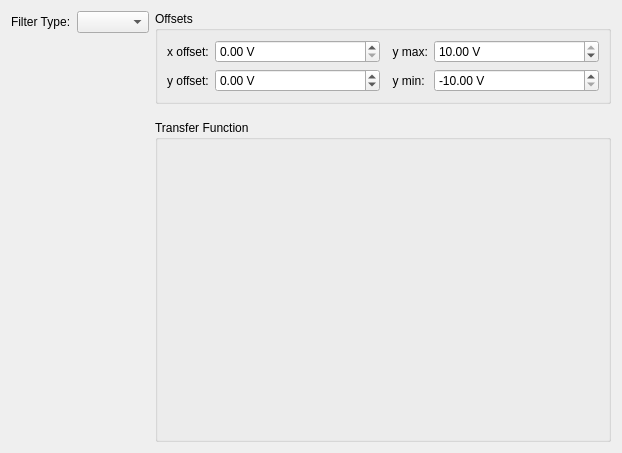
<?xml version="1.0" encoding="UTF-8"?>
<ui version="4.0">
 <class>iirView</class>
 <widget class="QWidget" name="iirView">
  <property name="geometry">
   <rect>
    <x>0</x>
    <y>0</y>
    <width>622</width>
    <height>453</height>
   </rect>
  </property>
  <property name="windowTitle">
   <string>Form</string>
  </property>
  <layout class="QHBoxLayout" name="horizontalLayout">
   <item>
    <layout class="QVBoxLayout" name="filterParamsLayout">
     <property name="sizeConstraint">
      <enum>QLayout::SetDefaultConstraint</enum>
     </property>
     <item>
      <layout class="QHBoxLayout" name="filterComboLayout">
       <item>
        <widget class="QLabel" name="filterTypeLabel">
         <property name="sizePolicy">
          <sizepolicy hsizetype="Maximum" vsizetype="Preferred">
           <horstretch>0</horstretch>
           <verstretch>0</verstretch>
          </sizepolicy>
         </property>
         <property name="text">
          <string>Filter Type:</string>
         </property>
        </widget>
       </item>
       <item>
        <widget class="QComboBox" name="filterComboBox">
         <property name="sizePolicy">
          <sizepolicy hsizetype="Preferred" vsizetype="Fixed">
           <horstretch>0</horstretch>
           <verstretch>0</verstretch>
          </sizepolicy>
         </property>
        </widget>
       </item>
      </layout>
     </item>
     <item>
      <widget class="QStackedWidget" name="filterParamsStack">
       <property name="sizePolicy">
        <sizepolicy hsizetype="Maximum" vsizetype="Preferred">
         <horstretch>0</horstretch>
         <verstretch>0</verstretch>
        </sizepolicy>
       </property>
       <property name="maximumSize">
        <size>
         <width>16777215</width>
         <height>16777215</height>
        </size>
       </property>
       <property name="currentIndex">
        <number>-1</number>
       </property>
      </widget>
     </item>
    </layout>
   </item>
   <item>
    <layout class="QVBoxLayout" name="offsetsTransferLayout">
     <item>
      <widget class="QGroupBox" name="offsetsLayout">
       <property name="sizePolicy">
        <sizepolicy hsizetype="MinimumExpanding" vsizetype="Preferred">
         <horstretch>0</horstretch>
         <verstretch>0</verstretch>
        </sizepolicy>
       </property>
       <property name="title">
        <string>Offsets</string>
       </property>
       <layout class="QGridLayout" name="gridLayout">
        <item row="0" column="1">
         <widget class="QDoubleSpinBox" name="x_offsetBox">
          <property name="sizePolicy">
           <sizepolicy hsizetype="MinimumExpanding" vsizetype="Fixed">
            <horstretch>0</horstretch>
            <verstretch>0</verstretch>
           </sizepolicy>
          </property>
          <property name="suffix">
           <string> V</string>
          </property>
          <property name="maximum">
           <double>10.000000000000000</double>
          </property>
         </widget>
        </item>
        <item row="1" column="1">
         <widget class="QDoubleSpinBox" name="y_offsetBox">
          <property name="sizePolicy">
           <sizepolicy hsizetype="MinimumExpanding" vsizetype="Fixed">
            <horstretch>0</horstretch>
            <verstretch>0</verstretch>
           </sizepolicy>
          </property>
          <property name="suffix">
           <string> V</string>
          </property>
          <property name="minimum">
           <double>-10.000000000000000</double>
          </property>
          <property name="maximum">
           <double>10.000000000000000</double>
          </property>
         </widget>
        </item>
        <item row="0" column="0">
         <widget class="QLabel" name="x_offsetLabel">
          <property name="text">
           <string>x offset:</string>
          </property>
         </widget>
        </item>
        <item row="1" column="0">
         <widget class="QLabel" name="y_offsetLabel">
          <property name="text">
           <string>y offset:</string>
          </property>
         </widget>
        </item>
        <item row="1" column="2">
         <widget class="QLabel" name="y_minLabel">
          <property name="text">
           <string>  y min:</string>
          </property>
         </widget>
        </item>
        <item row="0" column="3">
         <widget class="QDoubleSpinBox" name="y_maxBox">
          <property name="sizePolicy">
           <sizepolicy hsizetype="MinimumExpanding" vsizetype="Fixed">
            <horstretch>0</horstretch>
            <verstretch>0</verstretch>
           </sizepolicy>
          </property>
          <property name="suffix">
           <string> V</string>
          </property>
          <property name="minimum">
           <double>-10.000000000000000</double>
          </property>
          <property name="maximum">
           <double>10.000000000000000</double>
          </property>
          <property name="value">
           <double>10.000000000000000</double>
          </property>
         </widget>
        </item>
        <item row="0" column="2">
         <widget class="QLabel" name="y_maxLabel">
          <property name="text">
           <string>  y max:</string>
          </property>
         </widget>
        </item>
        <item row="1" column="3">
         <widget class="QDoubleSpinBox" name="y_minBox">
          <property name="sizePolicy">
           <sizepolicy hsizetype="MinimumExpanding" vsizetype="Fixed">
            <horstretch>0</horstretch>
            <verstretch>0</verstretch>
           </sizepolicy>
          </property>
          <property name="suffix">
           <string> V</string>
          </property>
          <property name="minimum">
           <double>-10.000000000000000</double>
          </property>
          <property name="maximum">
           <double>10.000000000000000</double>
          </property>
          <property name="value">
           <double>-10.000000000000000</double>
          </property>
         </widget>
        </item>
       </layout>
      </widget>
     </item>
     <item>
      <spacer name="verticalSpacer">
       <property name="orientation">
        <enum>Qt::Vertical</enum>
       </property>
       <property name="sizeType">
        <enum>QSizePolicy::Preferred</enum>
       </property>
       <property name="sizeHint" stdset="0">
        <size>
         <width>20</width>
         <height>10</height>
        </size>
       </property>
      </spacer>
     </item>
     <item>
      <widget class="QGroupBox" name="transferFunctionLayout">
       <property name="sizePolicy">
        <sizepolicy hsizetype="MinimumExpanding" vsizetype="Preferred">
         <horstretch>0</horstretch>
         <verstretch>0</verstretch>
        </sizepolicy>
       </property>
       <property name="title">
        <string>Transfer Function</string>
       </property>
       <layout class="QVBoxLayout" name="verticalLayout_7">
        <item>
         <widget class="GraphicsLayoutWidget" name="transferFunctionView" native="true">
          <property name="sizePolicy">
           <sizepolicy hsizetype="MinimumExpanding" vsizetype="MinimumExpanding">
            <horstretch>0</horstretch>
            <verstretch>0</verstretch>
           </sizepolicy>
          </property>
          <property name="minimumSize">
           <size>
            <width>100</width>
            <height>150</height>
           </size>
          </property>
         </widget>
        </item>
       </layout>
      </widget>
     </item>
    </layout>
   </item>
  </layout>
 </widget>
 <customwidgets>
  <customwidget>
   <class>GraphicsLayoutWidget</class>
   <extends>QWidget</extends>
   <header>pyqtgraph</header>
  </customwidget>
 </customwidgets>
 <resources/>
 <connections>
  <connection>
   <sender>filterComboBox</sender>
   <signal>currentIndexChanged(int)</signal>
   <receiver>filterParamsStack</receiver>
   <slot>setCurrentIndex(int)</slot>
   <hints>
    <hint type="sourcelabel">
     <x>99</x>
     <y>16</y>
    </hint>
    <hint type="destinationlabel">
     <x>112</x>
     <y>108</y>
    </hint>
   </hints>
  </connection>
 </connections>
</ui>
